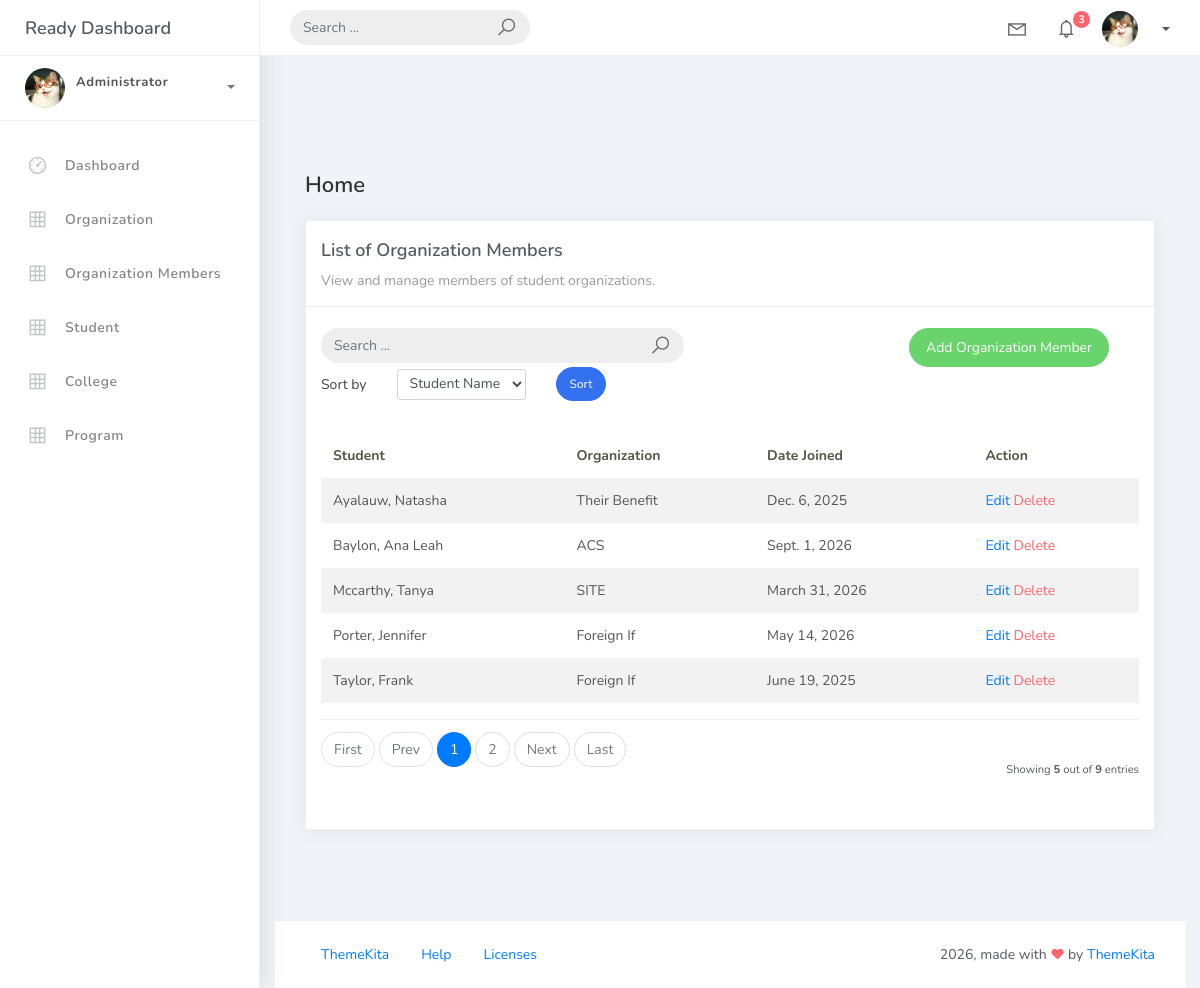
Page /orgmem_list on the committed database.
### studentorg/models.py (models this page shows)
class BaseModel(models.Model):
    created_at = models.DateTimeField(auto_now_add=True, db_index=True)
    updated_at = models.DateTimeField(auto_now=True)
    class Meta:
     abstract = True

class OrgMember(BaseModel):
    student = models.ForeignKey(Student, on_delete=models.CASCADE)
    organization = models.ForeignKey(Organization, on_delete=models.CASCADE)
    date_joined = models.DateField()

class Student(BaseModel):
    student_id = models.CharField(max_length=15)
    lastname = models.CharField(max_length=25)
    firstname = models.CharField(max_length=25)
    middlename = models.CharField(max_length=25, blank=True, null=True)
    program = models.ForeignKey(Program, on_delete=models.CASCADE)
    def __str__(self):
     return f"{self.lastname}, {self.firstname}"

class Organization(BaseModel):
    name = models.CharField(max_length=250)
    college = models.ForeignKey(College, null=True, blank=True, on_delete=models.CASCADE)
    description = models.CharField(max_length=500)
    def __str__(self):
        return self.name

### studentorg/views.py (the view)
# urls.py: path("orgmem_list", OrganizationMemberListView.as_view(), name="organization-member-list"),
class OrganizationMemberListView(ListView):
    model = OrgMember
    context_object_name = "organization_member"
    template_name = "orgmem_list.html"
    paginate_by = 5
    ordering = ["student__lastname", "date_joined"]
    def get_queryset(self):
        qs = super().get_queryset()
        query = self.request.GET.get("q")
        if query:
            qs = qs.filter(
                Q(student__lastname__icontains=query) |
                Q(date_joined__icontains=query)
            )
        return qs
    def get_ordering(self):
        allowed = ["student__lastname", "date_joined"]
        sort_by = self.request.GET.get("sort_by")
        if sort_by in allowed:
            return sort_by
        return "student__lastname"

### templates/orgmem_list.html (shortened to what this page needs)
{% extends 'base.html' %} {% load static %} {% block content %}
<div class="content">
    <div class="container-fluid">
        <h4 class="page-title">Home</h4>
        <div class="row">
            <div class="col-md-12">
                <div class="card">
                    <div class="card-header">
                        <div class="card-title">List of Organization Members</div>
                        <div class="card-category">View and manage members of student organizations.</div>
                    </div>
                    <br />
                        <div class="col-md-12 row">
                            <div class="col-md-6">
                                <form class="navbar-left navbar-form nav-search mr-md-3" action="{% url "organization-member-list" %}">
                                    <div class="input-group">
                                       <input type="text" placeholder="Search ..." class="form-control" name="q" />
                                       <div class="input-group-append">
                                            <span class="input-group-text">
                                                <i class="la la-search search-icon"></i>
                                            </span>
                                       </div>
                                   </div>
                                </form>
                            </div>
                           <div class="col-md-6">
                                <div class="pull-right">
                                      <a href="{% url 'organization-member-add' %}"
                                      class="btn btn-success btn-rounded">Add Organization Member</a>
                                </div>
                            </div>
                        </div>
                        <div class="col-md-12">
                            <form method="get" class="row g-2 align-items-center">
                                <div class="col-auto">
                                    <label for="smallSelect" class="col-form-label">
                                        Sort by
                                    </label>
                                </div>
                                <div class="col-auto">
                                    <select
                                        class="form-control form-control-sm"
                                        id="smallSelect"
                                        name="sort_by"
                                    >
                                        <option value="student__lastname" {% if request.GET.sort_by == "student__lastname" %}selected{% endif %}>Student Name</option>
                                    </select>
                                </div>
                                <div class="col-auto">
                                    <button
                                        type="submit"
                                        class="btn btn-primary btn-sm btn-rounded"
                                    >
                                        Sort
                                    </button>
                                </div>
                            </form>
                        </div>
                    <div class="card-body">
                        <table class="table table-striped mt-3">
                            <thead>
                                <tr>
                                    <th scope="col">Student</th>
                                    <th scope="col">Organization</th>
                                    <th scope="col">Date Joined</th>
                                    <th scope="col">Action</th>
                                </tr>
                            </thead>
                            <tbody>
                                {% for object in object_list %}
                                <tr>
                                    <td>{{ object.student }}</td>
                                    <td>{{ object.organization }}</td>
                                    <td>{{ object.date_joined }}</td>
                                    <td><a href="orgmem_list/{{ object.id }}">Edit</a>
                                    <a href="orgmem_list/{{ object.id }}/delete" class="text-danger">Delete</a></td>
                                </tr>
                                {% empty %}
                                <tr>
                                    <td colspan="4" style="text-align: center">
                                        <p class="text-sm font-weight-bold mb-0">No Records Found</p>
                                    </td>
                                </tr>
                                {% endfor %}
                            </tbody>
                        </table>
                        {% include 'includes/pagination.html' %}
                    </div>
                </div>
            </div>
        </div>
    </div>
</div>
{% endblock %}

### rows in the picture
OrgMember: student "Ayalauw, Natasha", organization "Their Benefit", date_joined "Dec. 6, 2025"
OrgMember: student "Baylon, Ana Leah", organization "ACS", date_joined "Sept. 1, 2026"
OrgMember: student "Mccarthy, Tanya", organization "SITE", date_joined "March 31, 2026"
OrgMember: student "Porter, Jennifer", organization "Foreign If", date_joined "May 14, 2026"
OrgMember: student "Taylor, Frank", organization "Foreign If", date_joined "June 19, 2025"

### other values in the picture
{{ page_num }} "1"
{{ page_num }} "2"
{{ object_list.count }} "5"
{{ paginator.count }} "9"
